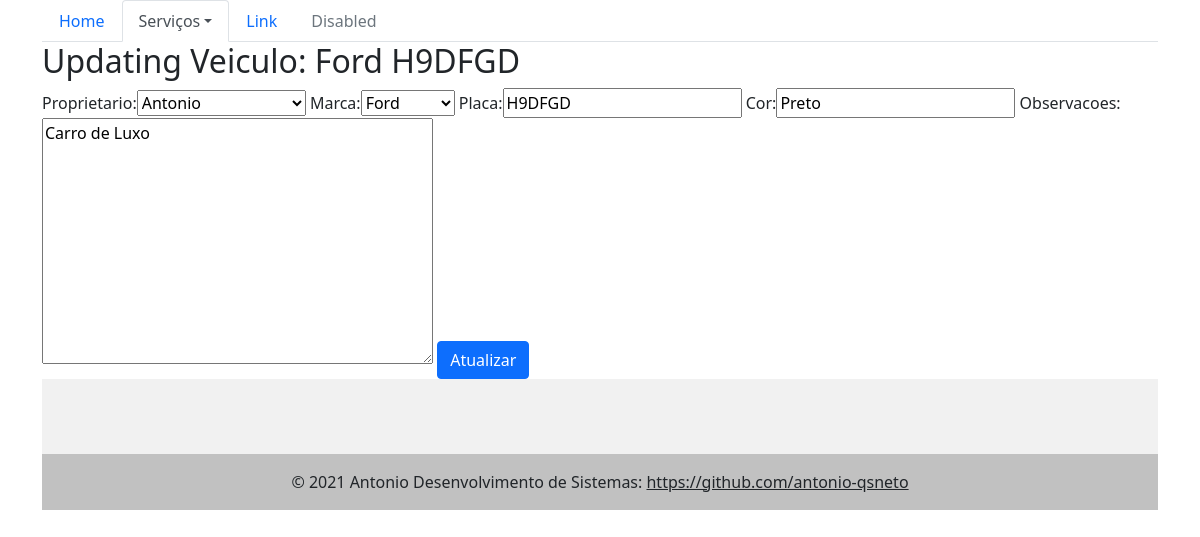
The app's page /veiculo-update/1/ with its own data.
### core/models.py (models this page shows)
class Veiculo(models.Model):
    proprietario = models.ForeignKey(Pessoa, on_delete=models.PROTECT)
    marca = models.ForeignKey(Marca, on_delete=models.PROTECT)
    placa = models.CharField(max_length=7)
    cor = models.CharField(max_length=15)
    observacoes = models.TextField()
    def __str__(self):
        return "{} {}".format(self.marca, self.placa)

class Marca(models.Model):
    nome = models.CharField(max_length=100)
    def __str__(self):
        return self.nome

### core/views.py (the view)
def veiculo_update(request, id):
    data = {}
    veiculo = Veiculo.objects.get(id=id)
    form = VeiculoForm(request.POST or None, instance=veiculo)
    data['veiculo'] = veiculo
    data['form'] = form
    if request.method == 'POST':
        if form.is_valid():
            form.save()
            return redirect('core_lista_veiculos')
    else:
        return render(request, 'core/update_veiculo.html', data)

### core/form.py
class VeiculoForm(ModelForm):
    class Meta:
        model = Veiculo
        fields = '__all__'

### core/models.py (called while the page is built)
    def __str__(self):
        return self.nome

### core/templates/core/update_veiculo.html (shortened to what this page needs)
{% extends 'base.html' %}
{% load bootstrap %}
{% block menu %}
<ul class="nav nav-tabs">
  <li class="nav-item">
    <a class="nav-link" href="{% url "core_home" %}">Home</a>
  </li>
  <li class="nav-item dropdown">
    <a
      class="nav-link dropdown-toggle active"
      data-toggle="dropdown"
      href="#"
      role="button"
      aria-haspopup="true"
      aria-expanded="false"
      >Serviços</a
    >
  </li>
  <li class="nav-item">
    <a class="nav-link" href="#">Link</a>
  </li>
  <li class="nav-item">
    <a class="nav-link disabled" href="#">Disabled</a>
  </li>
</ul>
{% endblock menu %}
{% block main %}
<h2>Updating Veiculo: {{ veiculo }}</h2>
<form action="{% url 'core_veiculo_update' veiculo.id %}" method="POST">
  {% csrf_token %} {{ form|bootstrap_horizontal }}
  <button class="btn btn-primary" type="submit">Atualizar</button>
</form>
{% endblock main %}

### records on screen
Veiculo: marca+placa "Ford H9DFGD", proprietario "Antonio", marca "Ford", placa "H9DFGD", cor "Preto", observacoes "Carro de Luxo"
